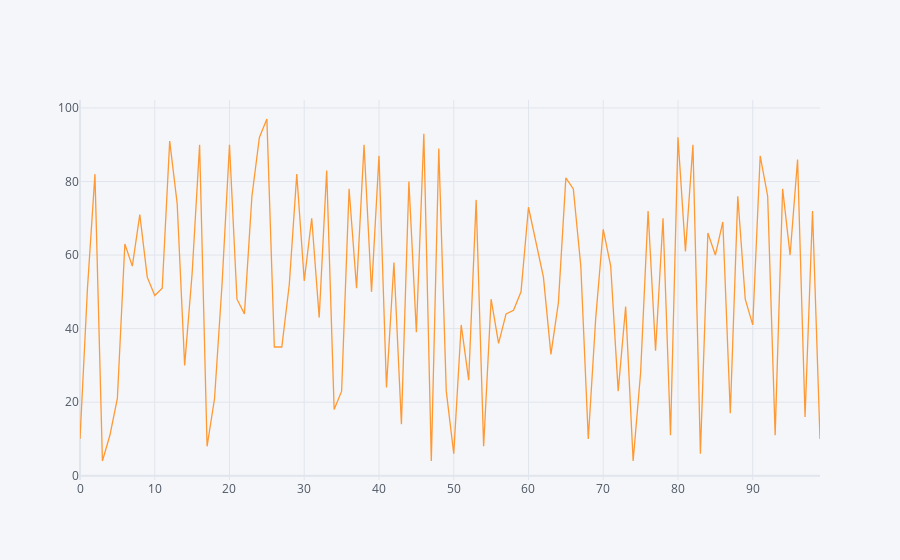

Notebook cell for this chart:
### Code cell
df1.iplot()

### Figure 1 — Plotly figure (JSON) as saved in the notebook; plotly's stock layout.template omitted (floating-point values rounded to 4 significant figures)
{"data": [{"line": {"color": "rgba(255, 153, 51, 1.0)", "dash": "solid", "shape": "linear", "width": 1.3}, "mode": "lines", "name": "0", "text": "", "type": "scatter", "x": [0, 1, 2, 3, 4, 5, 6, 7, 8, 9, 10, 11, 12, 13, 14, 15, 16, 17, 18, 19, 20, 21, 22, 23, 24, 25, 26, 27, 28, 29, 30, 31, 32, 33, 34, 35, 36, 37, 38, 39, 40, 41, 42, 43, 44, 45, 46, 47, 48, 49, 50, 51, 52, 53, 54, 55, 56, 57, 58, 59, 60, 61, 62, 63, 64, 65, 66, 67, 68, 69, 70, 71, 72, 73, 74, 75, 76, 77, 78, 79, 80, 81, 82, 83, 84, 85, 86, 87, 88, 89, 90, 91, 92, 93, 94, 95, 96, 97, 98, 99], "y": [10, 51, 82, 4, 11, 21, 63, 57, 71, 54, 49, 51, 91, 74, 30, 55, 90, 8, 21, 52, 90, 48, 44, 76, 92, 97, 35, 35, 52, 82, 53, 70, 43, 83, 18, 23, 78, 51, 90, 50, 87, 24, 58, 14, 80, 39, 93, 4, 89, 23, 6, 41, 26, 75, 8, 48, 36, 44, 45, 50, 73, 63, 54, 33, 47, 81, 78, 57, 10, 43, 67, 57, 23, 46, 4, 28, 72, 34, 70, 11, 92, 61, 90, 6, 66, 60, 69, 17, 76, 48, 41, 87, 76, 11, 78, 60, 86, 16, 72, 10]}], "layout": {"legend": {"bgcolor": "#F5F6F9", "font": {"color": "#4D5663"}}, "paper_bgcolor": "#F5F6F9", "plot_bgcolor": "#F5F6F9", "title": {"font": {"color": "#4D5663"}}, "xaxis": {"gridcolor": "#E1E5ED", "showgrid": true, "tickfont": {"color": "#4D5663"}, "title": {"font": {"color": "#4D5663"}, "text": ""}, "zerolinecolor": "#E1E5ED"}, "yaxis": {"gridcolor": "#E1E5ED", "showgrid": true, "tickfont": {"color": "#4D5663"}, "title": {"font": {"color": "#4D5663"}, "text": ""}, "zerolinecolor": "#E1E5ED"}}}
